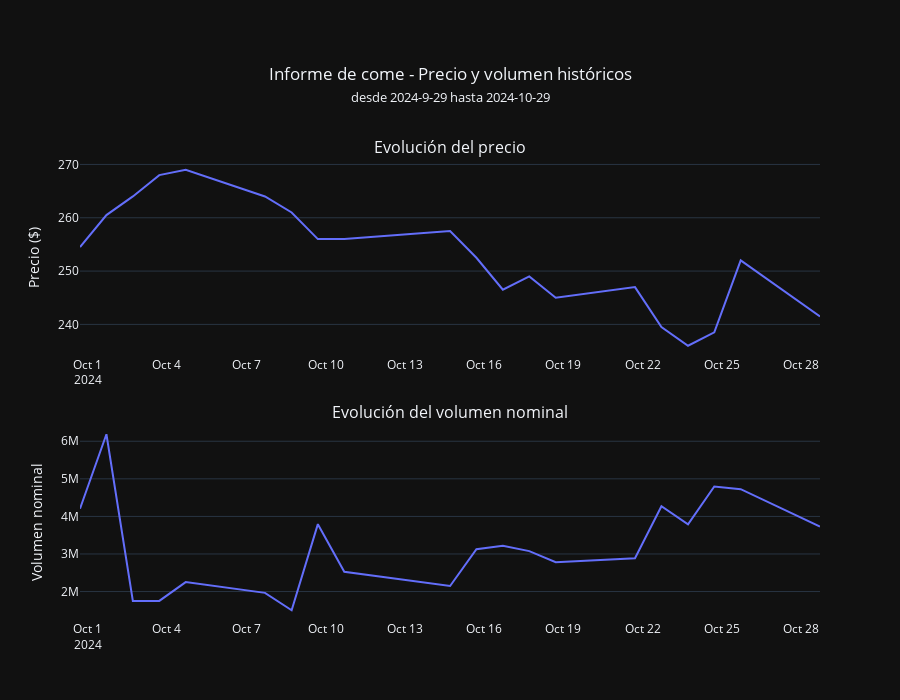

Notebook code cell kept with this figure:
### Code cell
simbolo = "come"
fecha_desde = "2024-9-29"
fecha_hasta = "2024-10-29"

def obtener_cotizacion_historica(simbolo, fecha_desde, fecha_hasta):
    
    url = f"https://api.invertironline.com/api/bCBA/Titulos/{simbolo}/Cotizacion/seriehistorica/{fecha_desde}/{fecha_hasta}/ajustada"


    payload = {}
    headers = {
    'Authorization': f'Bearer {bearer_token}',
    'Cookie': 'i18n.langtag=es-AR; isMobile=0; 1ea603=RUJg/8xgdIOKbvv8YWewLoIwzSsqb1kcO/xLw/iEZuaPNOqbHbxikNur0VZVmNyDQBzjPVlGNLarcJk8SwAsOYxXLRN8/RKqWE15oJN16ryHneiEYrH1s9tQ6brALKC1DHjRcjMf1snj9OTuhDVgdnLBNpsLnZrQyRWsTND1JwSg6C7b'
    }

    response = requests.request("GET", url, headers=headers, data=payload)

    return response.json()

data_historica_come = obtener_cotizacion_historica(simbolo, fecha_desde, fecha_hasta)

#print(json.dumps(data_historica_come, indent=2))

fecha = []
ultimo_precio = []
volumen_nominal = []

for index, data in enumerate(data_historica_come):
    fecha_i = data["fechaHora"]
    fecha.append(fecha_i)
    
    ultimo_precio_i = data["ultimoPrecio"]
    ultimo_precio.append(ultimo_precio_i)
    
    volumen_nominal_i = data["volumenNominal"]
    volumen_nominal.append(volumen_nominal_i)

df_historico = pd.DataFrame({
    "Fecha" : fecha,
    "Ultimo precio" : ultimo_precio,
    "Volumen nominal" : volumen_nominal
})


tendencia_fig = px.line(df_historico, 
                        x="Fecha", y="Ultimo precio")

volumen_fig = px.line(df_historico, 
                        x="Fecha", y="Volumen nominal")


fig_informe = make_subplots(rows=2, cols=1, 
                            subplot_titles=("Evolución del precio", "Evolución del volumen nominal"),
                            vertical_spacing=0.15)

for var in tendencia_fig.data:
    fig_informe.add_trace(var, row=1, col=1)
for vol in volumen_fig.data:
    fig_informe.add_trace(vol, row=2, col=1)


fig_informe.update_layout(
    title={
        'text': f"Informe de {simbolo} - Precio y volumen históricos<br><span style='font-size:13px'>desde {fecha_desde} hasta {fecha_hasta}</span>",
        'x': 0.5,  # Centra el título
        'xanchor': 'center'
    },
    showlegend=True,
    height=700,
    margin={'t': 160},
    template="plotly_dark")

# Configuración de los ejes x para mejorar la legibilidad
fig_informe.update_xaxes(
    row=1, col=1,    # Aplicar en el primer gráfico
    showgrid=False)

fig_informe.update_xaxes(
    row=2, col=1,    # Aplicar en el segundo gráfico
    showgrid=False)

# Configuración de los ejes y
fig_informe.update_yaxes(title_text="Precio ($)", row=1, col=1)

fig_informe.update_yaxes(title_text="Volumen nominal", row=2, col=1)

fig_informe.show()

### Figure 1 — Plotly figure (JSON) as saved in the notebook; plotly's stock layout.template omitted (floating-point values rounded to 4 significant figures)
{"data": [{"hovertemplate": "Fecha=%{x}<br>Ultimo precio=%{y}<extra></extra>", "legendgroup": "", "line": {"color": "#636efa", "dash": "solid"}, "marker": {"symbol": "circle"}, "mode": "lines", "name": "", "orientation": "v", "showlegend": false, "type": "scatter", "x": ["2024-10-28T16:59:49.487", "2024-10-25T16:59:37.51", "2024-10-24T16:59:56.633", "2024-10-23T17:09:13.443", "2024-10-22T16:59:40.507", "2024-10-21T16:59:43.087", "2024-10-18T16:59:59.447", "2024-10-17T16:59:55.363", "2024-10-16T16:59:58.443", "2024-10-15T16:59:55.977", "2024-10-14T17:05:03.927", "2024-10-10T16:59:57.38", "2024-10-09T16:59:57.267", "2024-10-08T17:11:20.077", "2024-10-07T16:59:56.11", "2024-10-04T16:59:58.407", "2024-10-03T16:59:50.83", "2024-10-02T16:59:54.747", "2024-10-01T16:59:55.707", "2024-09-30T16:59:58.637"], "xaxis": "x", "y": [241.5, 252, 238.5, 236, 239.5, 247, 245, 249, 246.5, 252.5, 257.5, 256, 256, 261, 264, 269, 268, 264, 260.5, 254.5], "yaxis": "y"}, {"hovertemplate": "Fecha=%{x}<br>Volumen nominal=%{y}<extra></extra>", "legendgroup": "", "line": {"color": "#636efa", "dash": "solid"}, "marker": {"symbol": "circle"}, "mode": "lines", "name": "", "orientation": "v", "showlegend": false, "type": "scatter", "x": ["2024-10-28T16:59:49.487", "2024-10-25T16:59:37.51", "2024-10-24T16:59:56.633", "2024-10-23T17:09:13.443", "2024-10-22T16:59:40.507", "2024-10-21T16:59:43.087", "2024-10-18T16:59:59.447", "2024-10-17T16:59:55.363", "2024-10-16T16:59:58.443", "2024-10-15T16:59:55.977", "2024-10-14T17:05:03.927", "2024-10-10T16:59:57.38", "2024-10-09T16:59:57.267", "2024-10-08T17:11:20.077", "2024-10-07T16:59:56.11", "2024-10-04T16:59:58.407", "2024-10-03T16:59:50.83", "2024-10-02T16:59:54.747", "2024-10-01T16:59:55.707", "2024-09-30T16:59:58.637"], "xaxis": "x2", "y": [3730336, 4724110, 4797549, 3790605, 4271978, 2885827, 2779853, 3076702, 3220240, 3128535, 2146442, 2526786, 3793867, 1503122, 1964740, 2250996, 1751844, 1749205, 6186020, 4205449], "yaxis": "y2"}], "layout": {"annotations": [{"font": {"size": 16}, "showarrow": false, "text": "Evolución del precio", "x": 0.5, "xanchor": "center", "xref": "paper", "y": 1, "yanchor": "bottom", "yref": "paper"}, {"font": {"size": 16}, "showarrow": false, "text": "Evolución del volumen nominal", "x": 0.5, "xanchor": "center", "xref": "paper", "y": 0.425, "yanchor": "bottom", "yref": "paper"}], "height": 700, "margin": {"t": 160}, "showlegend": true, "title": {"text": "Informe de come - Precio y volumen históricos<br><span style='font-size:13px'>desde 2024-9-29 hasta 2024-10-29</span>", "x": 0.5, "xanchor": "center"}, "xaxis": {"anchor": "y", "domain": [0, 1], "showgrid": false}, "xaxis2": {"anchor": "y2", "domain": [0, 1], "showgrid": false}, "yaxis": {"anchor": "x", "domain": [0.575, 1], "title": {"text": "Precio ($)"}}, "yaxis2": {"anchor": "x2", "domain": [0, 0.425], "title": {"text": "Volumen nominal"}}}}
